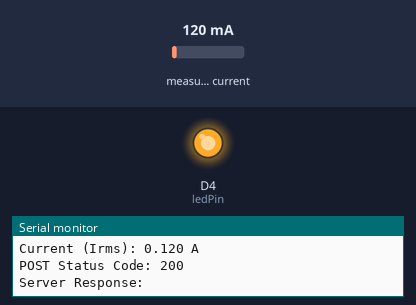
This sketch was run on a simulated ESP8266 (NodeMCU). On the bench: output pins drawn as LEDs (lit = HIGH), the last lines printed to the serial monitor. The inputs (shaded band) are chosen by the test bench; at power-on: measured current 120 mA. WiFi joins after 1.5 s; servers stay silent unless stated; uploads are accepted with an empty reply.

Above: at 4.2 s.
At 9.6 s:
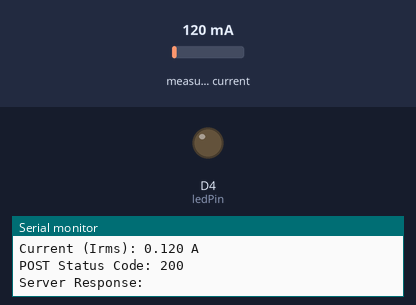
Timing chart, 0 to 15.6 s (numbered marks = the images above):
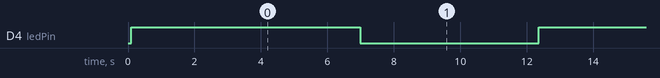

Measured:
- by itself, D4 (ledPin): alternates HIGH for 5.4 s and LOW for 5.4 s

The sketch:

sct013.ino
```cpp
#include <ESP8266WiFi.h>
#include <ESP8266HTTPClient.h>
#include "EmonLib.h"

// Wi-Fi credentials
const char* ssid = "Airtel_9962583910";
const char* password = "air10719";

// Flask server IP
const char* flask_server_ip = "192.168.1.3";
const int flask_port = 5000;

// LED Pin and Blinking
const int ledPin = D4;
unsigned long previousMillisLED = 0;
const long blinkInterval = 500;
bool ledState = LOW;

// SCT-013 Current Sensor
EnergyMonitor emon1;
const int SCT013_ANALOG_PIN = A0;
const float SCT013_CALIBRATION_CONSTANT = 30.0; // Calibrate this value!
const int SCT013_NUM_SAMPLES = 1480; // For 50Hz mains

WiFiClient client;

void setup() {
  Serial.begin(115200);
  delay(100);
  pinMode(ledPin, OUTPUT);
  digitalWrite(ledPin, HIGH);

  // Connect to Wi-Fi
  Serial.print("Connecting to WiFi: "); Serial.println(ssid);
  WiFi.begin(ssid, password);
  while (WiFi.status() != WL_CONNECTED) {
    delay(500);
    Serial.print(".");
  }
  Serial.println("\nWiFi Connected. IP: " + WiFi.localIP().toString());
  digitalWrite(ledPin, LOW);

  // SCT-013 Setup
  emon1.current(SCT013_ANALOG_PIN, SCT013_CALIBRATION_CONSTANT);
  Serial.println("SCT-013 setup complete.");
}

void loop() {
  unsigned long currentMillis = millis();

  // LED blinking
  if (WiFi.status() == WL_CONNECTED) {
    if (currentMillis - previousMillisLED >= blinkInterval) {
      previousMillisLED = currentMillis;
      ledState = !ledState;
      digitalWrite(ledPin, ledState ? HIGH : LOW);
    }
  } else {
    digitalWrite(ledPin, HIGH);
  }

  // Reconnect Wi-Fi
  if (WiFi.status() != WL_CONNECTED) {
    Serial.println("WiFi Disconnected. Reconnecting...");
    WiFi.begin(ssid, password);
    while (WiFi.status() != WL_CONNECTED) {
      delay(500);
      Serial.print(".");
    }
    Serial.println("\nWiFi Reconnected. IP: " + WiFi.localIP().toString());
    digitalWrite(ledPin, LOW);
    previousMillisLED = currentMillis;
  }

  // Read SCT-013 current
  double Irms = emon1.calcIrms(SCT013_NUM_SAMPLES);

  // Debug print
  Serial.print("Current (Irms): ");
  Serial.print(Irms, 3);
  Serial.println(" A");

  // Send to Flask server
  if (WiFi.status() == WL_CONNECTED) {
    HTTPClient http;
    String url = "http://" + String(flask_server_ip) + ":" + String(flask_port) + "/update";
    http.begin(client, url);
    http.addHeader("Content-Type", "application/json");

    String payload = "{\"field5\":" + String(Irms, 3) + "}";

    int httpCode = http.POST(payload);
    Serial.print("POST Status Code: ");
    Serial.println(httpCode);

    if (httpCode > 0) {
      String response = http.getString();
      Serial.println("Server Response: " + response);
    } else {
      Serial.printf("HTTPClient Error: %s\n", http.errorToString(httpCode).c_str());
    }
    http.end();
  } else {
    Serial.println("WiFi not connected - data not sent.");
  }

  delay(5000);
}
```
